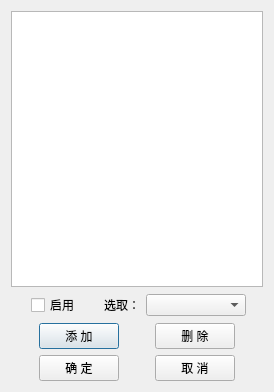
<?xml version="1.0" encoding="UTF-8"?>
<ui version="4.0">
 <class>HSpecLuminousDialog</class>
 <widget class="QDialog" name="HSpecLuminousDialog">
  <property name="geometry">
   <rect>
    <x>0</x>
    <y>0</y>
    <width>274</width>
    <height>392</height>
   </rect>
  </property>
  <property name="windowTitle">
   <string>Dialog</string>
  </property>
  <layout class="QGridLayout" name="gridLayout_2">
   <item row="0" column="0">
    <widget class="HEntireTableWidget" name="tableWidget_11">
     <property name="alternatingRowColors">
      <bool>true</bool>
     </property>
     <property name="selectionMode">
      <enum>QAbstractItemView::SingleSelection</enum>
     </property>
     <attribute name="horizontalHeaderHighlightSections">
      <bool>false</bool>
     </attribute>
     <attribute name="horizontalHeaderMinimumSectionSize">
      <number>75</number>
     </attribute>
     <attribute name="verticalHeaderVisible">
      <bool>false</bool>
     </attribute>
     <attribute name="verticalHeaderDefaultSectionSize">
      <number>40</number>
     </attribute>
     <attribute name="verticalHeaderHighlightSections">
      <bool>false</bool>
     </attribute>
     <attribute name="verticalHeaderMinimumSectionSize">
      <number>40</number>
     </attribute>
    </widget>
   </item>
   <item row="1" column="0">
    <layout class="QGridLayout" name="gridLayout">
     <item row="0" column="1">
      <widget class="QCheckBox" name="checkBox">
       <property name="text">
        <string>启用</string>
       </property>
      </widget>
     </item>
     <item row="0" column="3">
      <widget class="QLabel" name="label">
       <property name="text">
        <string>选取：</string>
       </property>
       <property name="alignment">
        <set>Qt::AlignRight|Qt::AlignTrailing|Qt::AlignVCenter</set>
       </property>
      </widget>
     </item>
     <item row="0" column="4">
      <widget class="QComboBox" name="comboBox">
       <property name="minimumSize">
        <size>
         <width>100</width>
         <height>20</height>
        </size>
       </property>
      </widget>
     </item>
     <item row="0" column="0">
      <spacer name="horizontalSpacer_15">
       <property name="orientation">
        <enum>Qt::Horizontal</enum>
       </property>
       <property name="sizeHint" stdset="0">
        <size>
         <width>20</width>
         <height>20</height>
        </size>
       </property>
      </spacer>
     </item>
     <item row="0" column="2">
      <spacer name="horizontalSpacer_16">
       <property name="orientation">
        <enum>Qt::Horizontal</enum>
       </property>
       <property name="sizeHint" stdset="0">
        <size>
         <width>0</width>
         <height>20</height>
        </size>
       </property>
      </spacer>
     </item>
     <item row="0" column="5">
      <spacer name="horizontalSpacer_17">
       <property name="orientation">
        <enum>Qt::Horizontal</enum>
       </property>
       <property name="sizeHint" stdset="0">
        <size>
         <width>0</width>
         <height>20</height>
        </size>
       </property>
      </spacer>
     </item>
    </layout>
   </item>
   <item row="2" column="0">
    <layout class="QHBoxLayout" name="horizontalLayout_2">
     <property name="spacing">
      <number>9</number>
     </property>
     <item>
      <spacer name="horizontalSpacer_11">
       <property name="orientation">
        <enum>Qt::Horizontal</enum>
       </property>
       <property name="sizeHint" stdset="0">
        <size>
         <width>0</width>
         <height>20</height>
        </size>
       </property>
      </spacer>
     </item>
     <item>
      <widget class="QPushButton" name="pushButton_11">
       <property name="minimumSize">
        <size>
         <width>75</width>
         <height>23</height>
        </size>
       </property>
       <property name="text">
        <string>添 加</string>
       </property>
      </widget>
     </item>
     <item>
      <spacer name="horizontalSpacer_12">
       <property name="orientation">
        <enum>Qt::Horizontal</enum>
       </property>
       <property name="sizeHint" stdset="0">
        <size>
         <width>20</width>
         <height>20</height>
        </size>
       </property>
      </spacer>
     </item>
     <item>
      <widget class="QPushButton" name="pushButton_12">
       <property name="minimumSize">
        <size>
         <width>75</width>
         <height>23</height>
        </size>
       </property>
       <property name="text">
        <string>删 除</string>
       </property>
      </widget>
     </item>
     <item>
      <spacer name="horizontalSpacer_9">
       <property name="orientation">
        <enum>Qt::Horizontal</enum>
       </property>
       <property name="sizeHint" stdset="0">
        <size>
         <width>0</width>
         <height>20</height>
        </size>
       </property>
      </spacer>
     </item>
    </layout>
   </item>
   <item row="3" column="0">
    <layout class="QHBoxLayout" name="horizontalLayout_3">
     <property name="spacing">
      <number>9</number>
     </property>
     <item>
      <spacer name="horizontalSpacer_13">
       <property name="orientation">
        <enum>Qt::Horizontal</enum>
       </property>
       <property name="sizeHint" stdset="0">
        <size>
         <width>0</width>
         <height>20</height>
        </size>
       </property>
      </spacer>
     </item>
     <item>
      <widget class="QPushButton" name="pushButton_13">
       <property name="minimumSize">
        <size>
         <width>75</width>
         <height>23</height>
        </size>
       </property>
       <property name="text">
        <string>确 定</string>
       </property>
      </widget>
     </item>
     <item>
      <spacer name="horizontalSpacer_14">
       <property name="orientation">
        <enum>Qt::Horizontal</enum>
       </property>
       <property name="sizeHint" stdset="0">
        <size>
         <width>20</width>
         <height>20</height>
        </size>
       </property>
      </spacer>
     </item>
     <item>
      <widget class="QPushButton" name="pushButton_14">
       <property name="minimumSize">
        <size>
         <width>75</width>
         <height>23</height>
        </size>
       </property>
       <property name="text">
        <string>取 消</string>
       </property>
      </widget>
     </item>
     <item>
      <spacer name="horizontalSpacer_10">
       <property name="orientation">
        <enum>Qt::Horizontal</enum>
       </property>
       <property name="sizeHint" stdset="0">
        <size>
         <width>0</width>
         <height>20</height>
        </size>
       </property>
      </spacer>
     </item>
    </layout>
   </item>
  </layout>
 </widget>
 <customwidgets>
  <customwidget>
   <class>HEntireTableWidget</class>
   <extends>QTableWidget</extends>
   <header location="global">HePlugin/HEntireTableWidget.h</header>
  </customwidget>
 </customwidgets>
 <resources/>
 <connections>
  <connection>
   <sender>pushButton_13</sender>
   <signal>clicked()</signal>
   <receiver>HSpecLuminousDialog</receiver>
   <slot>accept()</slot>
   <hints>
    <hint type="sourcelabel">
     <x>79</x>
     <y>370</y>
    </hint>
    <hint type="destinationlabel">
     <x>136</x>
     <y>195</y>
    </hint>
   </hints>
  </connection>
  <connection>
   <sender>pushButton_14</sender>
   <signal>clicked()</signal>
   <receiver>HSpecLuminousDialog</receiver>
   <slot>reject()</slot>
   <hints>
    <hint type="sourcelabel">
     <x>194</x>
     <y>370</y>
    </hint>
    <hint type="destinationlabel">
     <x>136</x>
     <y>195</y>
    </hint>
   </hints>
  </connection>
 </connections>
</ui>
